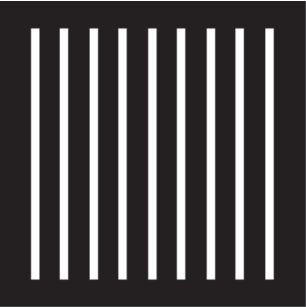
#> input picture 4.2 Fourth Year Second Semester/ICT - 4201 Digital Image Processing/Assignment/white_bars.png, 306 x 307 px, found by its file name
$ jupyter execute 'Assignment - P1.ipynb'
#> lines starting #> are read from the running program, lines starting #| are printed output that depends on the picture
[cell 1]
import cv2
import numpy as np

# Load the image as grayscale
img = cv2.imread('white_bars.png', cv2.IMREAD_GRAYSCALE)
#> img: shape (307, 306); min 34, max 255, mean 79.6

# Define the kernels for 3x3, 7x7, and 9x9 filters
kernel_3x3 = np.ones((3, 3), np.float32) / 9
kernel_7x7 = np.ones((7, 7), np.float32) / 49
kernel_9x9 = np.ones((9, 9), np.float32) / 81

# Apply the filters using cv2.filter2D function
img_3x3 = cv2.filter2D(img, -1, kernel_3x3)
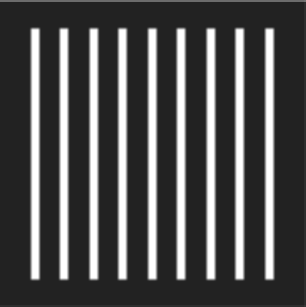
#> img_3x3: shape (307, 306); min 34, max 255, mean 79.3
img_7x7 = cv2.filter2D(img, -1, kernel_7x7)
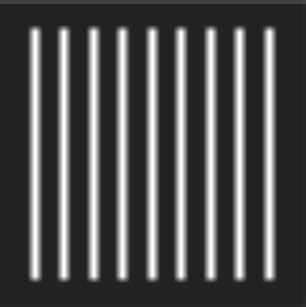
#> img_7x7: shape (307, 306); min 34, max 255, mean 79.2
img_9x9 = cv2.filter2D(img, -1, kernel_9x9)
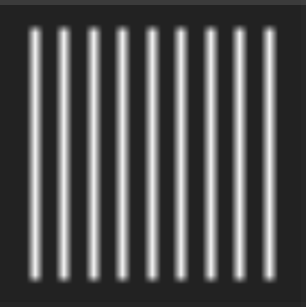
#> img_9x9: shape (307, 306); min 34, max 239, mean 79.2

# Display the original and filtered images
cv2.imshow('Original', img)
cv2.imshow('3x3 filter', img_3x3)
cv2.imshow('7x7 filter', img_7x7)
cv2.imshow('9x9 filter', img_9x9)
cv2.waitKey(0)
cv2.destroyAllWindows()
